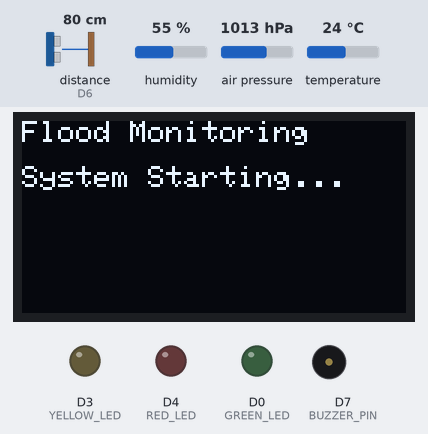
This sketch was run on a simulated ESP8266 (NodeMCU). Shown: 128×64 one-colour display, output pins drawn as LEDs (lit = HIGH), buzzer (waves = sounding, pin HIGH). Wiring (inferred from the names in the program): ultrasonic range finder: trigger D5; echo D6. The test bench sets the inputs (shaded band); at power-on: distance to the obstacle (sensor on D6) 80 cm, humidity 55 %, air pressure 1013 hPa, temperature 24 °C. The echo pulse lasts 58.3 µs per cm; WiFi joins after 1.5 s; servers stay silent unless stated; no MQTT or app messages arrive unless stated; pins used as bus, display or sensor lines are not drawn; what the sketch prints to the serial monitor is not drawn.

Above: at 2.6 s.
At 4.6 s:
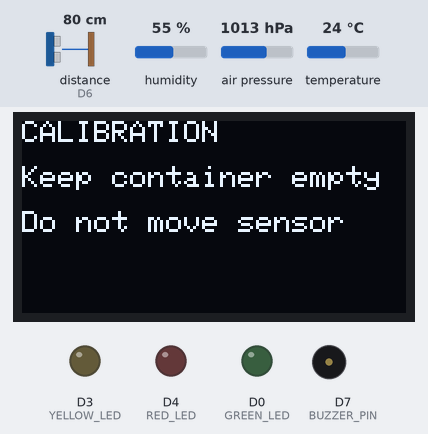
At 34.9 s:
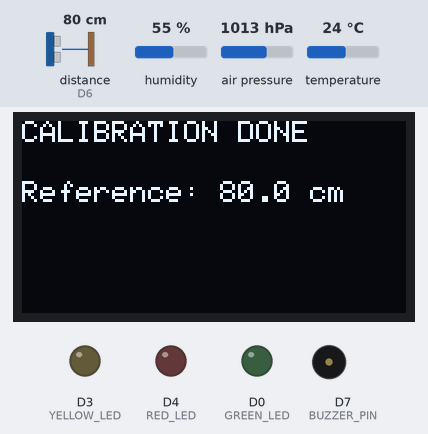
At 42.4 s:
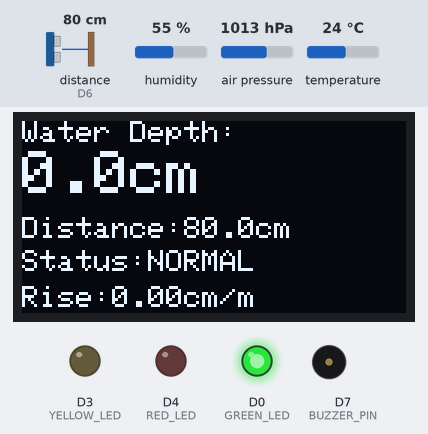
Timing chart, 0 to 43.9 s (numbered marks = the images above):
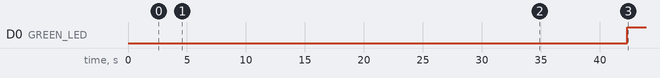

The sketch:

flood_monitoring_system_source_code.ino
```cpp
#include <Wire.h>
#include <Adafruit_GFX.h>
#include <Adafruit_SSD1306.h>
#include <Adafruit_BME280.h>
#include <ESP8266WiFi.h>
#include <WiFiClientSecure.h>
#include <PubSubClient.h>

// =====================================================
// OLED
// =====================================================

#define SCREEN_WIDTH 128
#define SCREEN_HEIGHT 64
#define OLED_RESET -1
#define OLED_ADDRESS 0x3C

Adafruit_SSD1306 display(
  SCREEN_WIDTH,
  SCREEN_HEIGHT,
  &Wire,
  OLED_RESET
);

// =====================================================
// BME280
// =====================================================


Adafruit_BME280 bme;
bool bmeFound = false;

// =====================================================
// THINGSBOARD CLOUD
// =====================================================

// Enter your Wi-Fi details here
const char* WIFI_SSID = "YOUR_WIFI_NAME";
const char* WIFI_PASSWORD = "YOUR_WIFI_PASSWORD";

// Enter the access token of your ThingsBoard device.
const char* TB_HOST = "mqtt.thingsboard.cloud";
const int TB_PORT = 8883;
const char* TB_ACCESS_TOKEN = "YOUR_THINGSBOARD_DEVICE_ACCESS_TOKEN";

WiFiClientSecure secureClient;
PubSubClient mqttClient(secureClient);

const char* TB_TELEMETRY_TOPIC = "v1/devices/me/telemetry";

// =====================================================
// PIN DEFINITIONS
// =====================================================

// JSN-SR04T
#define TRIG_PIN D5
#define ECHO_PIN D6

// LEDs
#define GREEN_LED  D0
#define YELLOW_LED D3
#define RED_LED    D4

// Buzzer
#define BUZZER_PIN D7

// =====================================================
// SENSOR SETTINGS
// =====================================================

// testing showed unreliable readings below ~20 cm.
// We keep a safety margin.
const float MIN_VALID_DISTANCE = 22.0;

const float MAX_VALID_DISTANCE = 600.0;

// =====================================================
// FILTER SETTINGS
// =====================================================

const int MEDIAN_SAMPLES = 7;
const int AVERAGE_SAMPLES = 5;

// =====================================================
// TIMING
// =====================================================

const unsigned long CALIBRATION_TIME = 30000;

const unsigned long MEASUREMENT_INTERVAL = 5000;

// =====================================================
// WATER LEVEL THRESHOLDS
// 8 cm TEST CONTAINER
// =====================================================

const float MODERATE_DEPTH = 2.0;
const float HIGH_DEPTH     = 4.0;
const float CRITICAL_DEPTH = 6.0;

// =====================================================
// STATUS CONSTANTS
// =====================================================

const int STATUS_NORMAL   = 0;
const int STATUS_MODERATE = 1;
const int STATUS_HIGH     = 2;
const int STATUS_CRITICAL = 3;

// Current status
int currentStatus = STATUS_NORMAL;

// =====================================================
// VARIABLES
// =====================================================

float referenceDistance = 0.0;

float currentDistance = 0.0;

float filteredDistance = 0.0;

float waterDepth = 0.0;

float previousDepth = 0.0;

float riseRate = 0.0;

unsigned long previousMeasurementTime = 0;

// =====================================================
// MOVING AVERAGE BUFFER
// =====================================================

float distanceBuffer[AVERAGE_SAMPLES];

int bufferIndex = 0;

int bufferCount = 0;

// =====================================================
// READ ULTRASONIC DISTANCE
// =====================================================

float readDistance()
{
  digitalWrite(TRIG_PIN, LOW);

  delayMicroseconds(3);

  digitalWrite(TRIG_PIN, HIGH);

  delayMicroseconds(10);

  digitalWrite(TRIG_PIN, LOW);

  unsigned long duration = pulseIn(
    ECHO_PIN,
    HIGH,
    30000
  );

  if (duration == 0)
  {
    return -1;
  }

  float distance =
    (duration * 0.0343) / 2.0;

  return distance;
}

// =====================================================
// MEDIAN FILTER
// =====================================================

float getMedianDistance()
{
  float readings[MEDIAN_SAMPLES];

  int validCount = 0;

  for (int i = 0; i < MEDIAN_SAMPLES; i++)
  {
    float d = readDistance();

    if (d >= MIN_VALID_DISTANCE &&
        d <= MAX_VALID_DISTANCE)
    {
      readings[validCount] = d;

      validCount++;
    }

    delay(60);
  }

  if (validCount == 0)
  {
    return -1;
  }

  // Sort readings
  for (int i = 0; i < validCount - 1; i++)
  {
    for (int j = i + 1; j < validCount; j++)
    {
      if (readings[j] < readings[i])
      {
        float temp = readings[i];

        readings[i] = readings[j];

        readings[j] = temp;
      }
    }
  }

  // Return median
  if (validCount % 2 == 1)
  {
    return readings[validCount / 2];
  }
  else
  {
    return
      (readings[(validCount / 2) - 1] +
       readings[validCount / 2]) / 2.0;
  }
}

// =====================================================
// MOVING AVERAGE
// =====================================================

float movingAverage(float newValue)
{
  distanceBuffer[bufferIndex] = newValue;

  bufferIndex++;

  if (bufferIndex >= AVERAGE_SAMPLES)
  {
    bufferIndex = 0;
  }

  if (bufferCount < AVERAGE_SAMPLES)
  {
    bufferCount++;
  }

  float sum = 0;

  for (int i = 0; i < bufferCount; i++)
  {
    sum += distanceBuffer[i];
  }

  return sum / bufferCount;
}

// =====================================================
// DETERMINE STATUS
// =====================================================

int determineStatus(float depth)
{
  if (depth < MODERATE_DEPTH)
  {
    return STATUS_NORMAL;
  }

  else if (depth < HIGH_DEPTH)
  {
    return STATUS_MODERATE;
  }

  else if (depth < CRITICAL_DEPTH)
  {
    return STATUS_HIGH;
  }

  else
  {
    return STATUS_CRITICAL;
  }
}

// =====================================================
// STATUS TEXT
// =====================================================

const char* getStatusText(int status)
{
  if (status == STATUS_NORMAL)
  {
    return "NORMAL";
  }

  else if (status == STATUS_MODERATE)
  {
    return "MODERATE";
  }

  else if (status == STATUS_HIGH)
  {
    return "HIGH";
  }

  else if (status == STATUS_CRITICAL)
  {
    return "CRITICAL";
  }

  else
  {
    return "UNKNOWN";
  }
}

// =====================================================
// LED + BUZZER CONTROL
// =====================================================

void updateIndicators(int status)
{
  // Turn everything OFF
  digitalWrite(GREEN_LED, LOW);

  digitalWrite(YELLOW_LED, LOW);

  digitalWrite(RED_LED, LOW);

  digitalWrite(BUZZER_PIN, LOW);

  // NORMAL
  if (status == STATUS_NORMAL)
  {
    digitalWrite(GREEN_LED, HIGH);
  }

  // MODERATE
  else if (status == STATUS_MODERATE)
  {
    digitalWrite(YELLOW_LED, HIGH);
  }

  // HIGH
  else if (status == STATUS_HIGH)
  {
    digitalWrite(RED_LED, HIGH);
  }

  // CRITICAL
  else if (status == STATUS_CRITICAL)
  {
    digitalWrite(RED_LED, HIGH);

    digitalWrite(BUZZER_PIN, HIGH);
  }
}

// =====================================================
// OLED DISPLAY
// =====================================================

void updateOLED()
{
  display.clearDisplay();

  display.setTextColor(SSD1306_WHITE);

  // Water depth
  display.setTextSize(1);

  display.setCursor(0, 0);

  display.print("Water Depth:");

  display.setTextSize(2);

  display.setCursor(0, 10);

  display.print(waterDepth, 1);

  display.print("cm");

  // Distance
  display.setTextSize(1);

  display.setCursor(0, 32);

  display.print("Distance:");

  display.print(filteredDistance, 1);

  display.print("cm");

  // Status
  display.setCursor(0, 43);

  display.print("Status:");

  display.print(
    getStatusText(currentStatus)
  );

  // Rise rate
  display.setCursor(0, 55);

  display.print("Rise:");

  display.print(riseRate, 2);

  display.print("cm/m");

  display.display();
}

// =====================================================
// CALIBRATION
// =====================================================

void calibrateSensor()
{
  Serial.println();
  Serial.println("==============================");
  Serial.println("STARTING CALIBRATION");
  Serial.println("==============================");

  Serial.println(
    "Keep container EMPTY."
  );

  Serial.println(
    "Do NOT move the sensor."
  );

  display.clearDisplay();

  display.setTextSize(1);

  display.setTextColor(SSD1306_WHITE);

  display.setCursor(0, 0);

  display.println("CALIBRATION");

  display.setCursor(0, 15);

  display.println("Keep container empty");

  display.setCursor(0, 30);

  display.println("Do not move sensor");

  display.display();

  unsigned long startTime = millis();

  float sum = 0;

  int count = 0;

  while (
    millis() - startTime <
    CALIBRATION_TIME
  )
  {
    float d = getMedianDistance();

    if (d >= MIN_VALID_DISTANCE)
    {
      sum += d;

      count++;

      Serial.print(
        "Calibration distance: "
      );

      Serial.print(d);

      Serial.println(" cm");
    }

    delay(300);
  }

  // Calculate reference distance
  if (count > 0)
  {
    referenceDistance =
      sum / count;
  }

  else
  {
    // Fallback
    referenceDistance = 58.0;

    Serial.println(
      "Calibration failed!"
    );

    Serial.println(
      "Using 58 cm fallback."
    );
  }

  Serial.println();

  Serial.print(
    "Reference Distance = "
  );

  Serial.print(
    referenceDistance,
    2
  );

  Serial.println(" cm");

  // Display result
  display.clearDisplay();

  display.setTextSize(1);

  display.setCursor(0, 0);

  display.println(
    "CALIBRATION DONE"
  );

  display.setCursor(0, 20);

  display.print(
    "Reference: "
  );

  display.print(
    referenceDistance,
    1
  );

  display.println(" cm");

  display.display();

  delay(2000);

  // Reset filter
  bufferIndex = 0;

  bufferCount = 0;

  for (int i = 0;
       i < AVERAGE_SAMPLES;
       i++)
  {
    distanceBuffer[i] =
      referenceDistance;
  }

  filteredDistance =
    referenceDistance;

  currentDistance =
    referenceDistance;

  waterDepth = 0;

  previousDepth = 0;

  riseRate = 0;
}


// =====================================================
// WI-FI
// =====================================================

void connectWiFi()
{
  if (WiFi.status() == WL_CONNECTED)
    return;

  Serial.print("Connecting to Wi-Fi");

  WiFi.begin(WIFI_SSID, WIFI_PASSWORD);

  unsigned long start = millis();

  while (WiFi.status() != WL_CONNECTED &&
         millis() - start < 20000)
  {
    delay(500);
    Serial.print(".");
  }

  Serial.println();

  if (WiFi.status() == WL_CONNECTED)
  {
    Serial.println("Wi-Fi connected!");
    Serial.print("ESP8266 IP: ");
    Serial.println(WiFi.localIP());
  }
  else
  {
    Serial.println("Wi-Fi connection failed.");
  }
}


// =====================================================
// THINGSBOARD CLOUD CONNECTION
// =====================================================

void connectThingsBoard()
{
  if (WiFi.status() != WL_CONNECTED)
    return;

  if (mqttClient.connected())
    return;

  Serial.print("Connecting to ThingsBoard Cloud... ");

  String clientID = "FloodMonitoringNode1";

  if (mqttClient.connect(
        clientID.c_str(),
        TB_ACCESS_TOKEN,
        ""
      ))
  {
    Serial.println("CONNECTED!");
  }
  else
  {
    Serial.print("FAILED, MQTT state = ");
    Serial.println(mqttClient.state());
  }
}


// =====================================================
// SEND TELEMETRY TO THINGSBOARD
// =====================================================

void sendTelemetry()
{
  if (!mqttClient.connected())
  {
    Serial.println("Telemetry not sent: ThingsBoard is offline.");
    return;
  }

  float temperature = 0.0;
  float humidity = 0.0;
  float pressure = 0.0;

  if (bmeFound)
  {
    temperature = bme.readTemperature();
    humidity = bme.readHumidity();
    pressure = bme.readPressure() / 100.0F;
  }

  char payload[350];

  snprintf(
    payload,
    sizeof(payload),
    "{\"water_depth_cm\":%.2f,"
    "\"rate_of_rise_cm_min\":%.2f,"
    "\"temperature_C\":%.2f,"
    "\"humidity_percent\":%.2f,"
    "\"pressure_hPa\":%.2f,"
    "\"flood_status\":\"%s\","
    "\"flood_status_code\":%d}",
    waterDepth,
    riseRate,
    temperature,
    humidity,
    pressure,
    getStatusText(currentStatus),
    currentStatus
  );

  if (mqttClient.publish(
        TB_TELEMETRY_TOPIC,
        payload
      ))
  {
    Serial.println("ThingsBoard telemetry sent:");
    Serial.println(payload);
  }
  else
  {
    Serial.println("ThingsBoard telemetry FAILED!");
  }
}


// =====================================================
// SETUP
// =====================================================

void setup()
{
  Serial.begin(115200);

  delay(1000);

  Serial.println();

  Serial.println("==============================");

  Serial.println(
    "IoT FLOOD MONITORING SYSTEM"
  );

  Serial.println(
    "NodeMCU ESP8266"
  );

  Serial.println("==============================");

  // ===================================================
  // THINGSBOARD CLOUD SETUP
  // ===================================================


  secureClient.setInsecure();

  mqttClient.setServer(
    TB_HOST,
    TB_PORT
  );

  connectWiFi();

  // Pin configuration
  pinMode(TRIG_PIN, OUTPUT);

  pinMode(ECHO_PIN, INPUT);

  pinMode(GREEN_LED, OUTPUT);

  pinMode(YELLOW_LED, OUTPUT);

  pinMode(RED_LED, OUTPUT);

  pinMode(BUZZER_PIN, OUTPUT);

  // Initial states
  digitalWrite(TRIG_PIN, LOW);

  digitalWrite(GREEN_LED, LOW);

  digitalWrite(YELLOW_LED, LOW);

  digitalWrite(RED_LED, LOW);

  digitalWrite(BUZZER_PIN, LOW);

  // I2C
  Wire.begin(D2, D1);

  // ===================================================
  // OLED
  // ===================================================

  if (
    !display.begin(
      SSD1306_SWITCHCAPVCC,
      OLED_ADDRESS
    )
  )
  {
    Serial.println(
      "OLED NOT FOUND!"
    );

    while (true)
    {
      delay(1000);
    }
  }

  display.clearDisplay();

  display.setTextColor(
    SSD1306_WHITE
  );

  display.setTextSize(1);

  display.setCursor(0, 0);

  display.println(
    "Flood Monitoring"
  );

  display.setCursor(0, 15);

  display.println(
    "System Starting..."
  );

  display.display();

  delay(2000);

  // ===================================================
  // BME280
  // ===================================================

  if (bme.begin(0x76))
  {
    bmeFound = true;

    Serial.println(
      "BME280 found at 0x76"
    );
  }

  else if (bme.begin(0x77))
  {
    bmeFound = true;

    Serial.println(
      "BME280 found at 0x77"
    );
  }

  else
  {
    bmeFound = false;

    Serial.println(
      "BME280 NOT FOUND"
    );
  }

  // ===================================================
  // CALIBRATION
  // ===================================================

  calibrateSensor();

  previousMeasurementTime =
    millis();

  Serial.println();

  Serial.println(
    "SYSTEM READY"
  );

  Serial.println(
    "Start adding water slowly."
  );

  Serial.println();

  // Initial cloud connection attempt.
  connectThingsBoard();

  if (!mqttClient.connected())
  {
    Serial.println(
      "Cloud unavailable. Local monitoring will continue."
    );
  }
}

// =====================================================
// LOOP
// =====================================================

void loop()
{
  // Keep MQTT connection alive.
  if (WiFi.status() != WL_CONNECTED)
  {
    connectWiFi();
  }

  if (!mqttClient.connected())
  {
    connectThingsBoard();
  }

  mqttClient.loop();

  unsigned long currentTime =
    millis();

  if (
    currentTime -
    previousMeasurementTime >=
    MEASUREMENT_INTERVAL
  )
  {
    previousMeasurementTime =
      currentTime;

    // =================================================
    // READ SENSOR
    // =================================================

    float measuredDistance =
      getMedianDistance();

    if (measuredDistance < 0)
    {
      Serial.println(
        "Invalid ultrasonic reading."
      );

      return;
    }

    currentDistance =
      measuredDistance;

    // =================================================
    // FILTER
    // =================================================

    filteredDistance =
      movingAverage(
        currentDistance
      );

    // =================================================
    // WATER DEPTH
    // =================================================

    waterDepth =
      referenceDistance -
      filteredDistance;

    if (waterDepth < 0)
    {
      waterDepth = 0;
    }

    // =================================================
    // RISE RATE
    // =================================================

    float timeMinutes =
      (MEASUREMENT_INTERVAL / 1000.0)
      / 60.0;

    float depthChange =
      waterDepth -
      previousDepth;

    // Ignore tiny changes
    if (abs(depthChange) < 0.15)
    {
      depthChange = 0;
    }

    riseRate =
      depthChange /
      timeMinutes;

    // Limit rate
    if (riseRate > 5.0)
    {
      riseRate = 5.0;
    }

    if (riseRate < -5.0)
    {
      riseRate = -5.0;
    }

    previousDepth =
      waterDepth;

    // =================================================
    // STATUS
    // =================================================

    currentStatus =
      determineStatus(
        waterDepth
      );

    // =================================================
    // INDICATORS
    // =================================================

    updateIndicators(
      currentStatus
    );

    // =================================================
    // OLED
    // =================================================

    updateOLED();

    // =================================================
    // SERIAL MONITOR
    // =================================================

    Serial.println();

    Serial.println(
      "------------------------------"
    );

    Serial.print(
      "Reference Distance : "
    );

    Serial.print(
      referenceDistance,
      2
    );

    Serial.println(" cm");

    Serial.print(
      "Measured Distance  : "
    );

    Serial.print(
      currentDistance,
      2
    );

    Serial.println(" cm");

    Serial.print(
      "Filtered Distance  : "
    );

    Serial.print(
      filteredDistance,
      2
    );

    Serial.println(" cm");

    Serial.print(
      "Water Depth        : "
    );

    Serial.print(
      waterDepth,
      2
    );

    Serial.println(" cm");

    Serial.print(
      "Rise Rate          : "
    );

    Serial.print(
      riseRate,
      2
    );

    Serial.println(
      " cm/min"
    );

    Serial.print(
      "Status             : "
    );

    Serial.println(
      getStatusText(
        currentStatus
      )
    );

    // =================================================
    // BME280 DATA
    // =================================================

    if (bmeFound)
    {
      Serial.print(
        "Temperature        : "
      );

      Serial.print(
        bme.readTemperature(),
        2
      );

      Serial.println(" C");

      Serial.print(
        "Humidity           : "
      );

      Serial.print(
        bme.readHumidity(),
        2
      );

      Serial.println(" %");

      Serial.print(
        "Pressure           : "
      );

      Serial.print(
        bme.readPressure() / 100.0F,
        2
      );

      Serial.println(" hPa");
    }

    // =================================================
    // THINGSBOARD TELEMETRY
    // =================================================

    sendTelemetry();

    Serial.println(
      "------------------------------"
    );
  }
}
```

Measured:
- by itself, D0 (GREEN_LED): LOW → HIGH at 42.3 s
- what the display in image 0 shows lasts 2.0 s, from 2.6 s to 4.6 s
- what the display in image 1 shows lasts 30.3 s, from 4.6 s to 34.9 s
- what the display in image 2 shows lasts 7.5 s, from 34.9 s to 42.4 s
